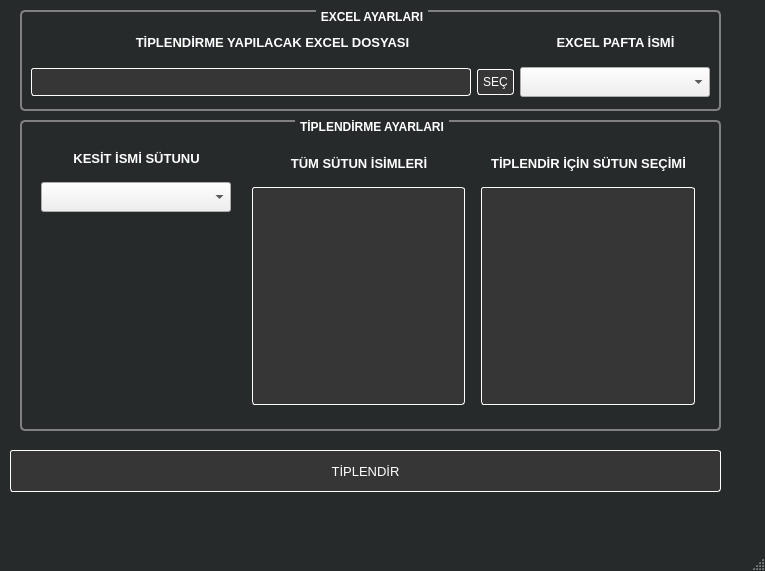
<?xml version="1.0" encoding="UTF-8"?>
<ui version="4.0">
 <class>MainWindow</class>
 <widget class="QMainWindow" name="MainWindow">
  <property name="geometry">
   <rect>
    <x>0</x>
    <y>0</y>
    <width>765</width>
    <height>571</height>
   </rect>
  </property>
  <property name="palette">
   <palette>
    <active>
     <colorrole role="WindowText">
      <brush brushstyle="SolidPattern">
       <color alpha="255">
        <red>255</red>
        <green>255</green>
        <blue>255</blue>
       </color>
      </brush>
     </colorrole>
     <colorrole role="Button">
      <brush brushstyle="SolidPattern">
       <color alpha="255">
        <red>38</red>
        <green>42</green>
        <blue>43</blue>
       </color>
      </brush>
     </colorrole>
     <colorrole role="Light">
      <brush brushstyle="SolidPattern">
       <color alpha="255">
        <red>57</red>
        <green>63</green>
        <blue>64</blue>
       </color>
      </brush>
     </colorrole>
     <colorrole role="Midlight">
      <brush brushstyle="SolidPattern">
       <color alpha="255">
        <red>47</red>
        <green>52</green>
        <blue>53</blue>
       </color>
      </brush>
     </colorrole>
     <colorrole role="Dark">
      <brush brushstyle="SolidPattern">
       <color alpha="255">
        <red>19</red>
        <green>21</green>
        <blue>21</blue>
       </color>
      </brush>
     </colorrole>
     <colorrole role="Mid">
      <brush brushstyle="SolidPattern">
       <color alpha="255">
        <red>25</red>
        <green>28</green>
        <blue>28</blue>
       </color>
      </brush>
     </colorrole>
     <colorrole role="Text">
      <brush brushstyle="SolidPattern">
       <color alpha="255">
        <red>255</red>
        <green>255</green>
        <blue>255</blue>
       </color>
      </brush>
     </colorrole>
     <colorrole role="BrightText">
      <brush brushstyle="SolidPattern">
       <color alpha="255">
        <red>255</red>
        <green>255</green>
        <blue>255</blue>
       </color>
      </brush>
     </colorrole>
     <colorrole role="ButtonText">
      <brush brushstyle="SolidPattern">
       <color alpha="255">
        <red>255</red>
        <green>255</green>
        <blue>255</blue>
       </color>
      </brush>
     </colorrole>
     <colorrole role="Base">
      <brush brushstyle="SolidPattern">
       <color alpha="255">
        <red>0</red>
        <green>0</green>
        <blue>0</blue>
       </color>
      </brush>
     </colorrole>
     <colorrole role="Window">
      <brush brushstyle="SolidPattern">
       <color alpha="255">
        <red>38</red>
        <green>42</green>
        <blue>43</blue>
       </color>
      </brush>
     </colorrole>
     <colorrole role="Shadow">
      <brush brushstyle="SolidPattern">
       <color alpha="255">
        <red>0</red>
        <green>0</green>
        <blue>0</blue>
       </color>
      </brush>
     </colorrole>
     <colorrole role="AlternateBase">
      <brush brushstyle="SolidPattern">
       <color alpha="255">
        <red>19</red>
        <green>21</green>
        <blue>21</blue>
       </color>
      </brush>
     </colorrole>
     <colorrole role="ToolTipBase">
      <brush brushstyle="SolidPattern">
       <color alpha="255">
        <red>255</red>
        <green>255</green>
        <blue>220</blue>
       </color>
      </brush>
     </colorrole>
     <colorrole role="ToolTipText">
      <brush brushstyle="SolidPattern">
       <color alpha="255">
        <red>0</red>
        <green>0</green>
        <blue>0</blue>
       </color>
      </brush>
     </colorrole>
    </active>
    <inactive>
     <colorrole role="WindowText">
      <brush brushstyle="SolidPattern">
       <color alpha="255">
        <red>255</red>
        <green>255</green>
        <blue>255</blue>
       </color>
      </brush>
     </colorrole>
     <colorrole role="Button">
      <brush brushstyle="SolidPattern">
       <color alpha="255">
        <red>38</red>
        <green>42</green>
        <blue>43</blue>
       </color>
      </brush>
     </colorrole>
     <colorrole role="Light">
      <brush brushstyle="SolidPattern">
       <color alpha="255">
        <red>57</red>
        <green>63</green>
        <blue>64</blue>
       </color>
      </brush>
     </colorrole>
     <colorrole role="Midlight">
      <brush brushstyle="SolidPattern">
       <color alpha="255">
        <red>47</red>
        <green>52</green>
        <blue>53</blue>
       </color>
      </brush>
     </colorrole>
     <colorrole role="Dark">
      <brush brushstyle="SolidPattern">
       <color alpha="255">
        <red>19</red>
        <green>21</green>
        <blue>21</blue>
       </color>
      </brush>
     </colorrole>
     <colorrole role="Mid">
      <brush brushstyle="SolidPattern">
       <color alpha="255">
        <red>25</red>
        <green>28</green>
        <blue>28</blue>
       </color>
      </brush>
     </colorrole>
     <colorrole role="Text">
      <brush brushstyle="SolidPattern">
       <color alpha="255">
        <red>255</red>
        <green>255</green>
        <blue>255</blue>
       </color>
      </brush>
     </colorrole>
     <colorrole role="BrightText">
      <brush brushstyle="SolidPattern">
       <color alpha="255">
        <red>255</red>
        <green>255</green>
        <blue>255</blue>
       </color>
      </brush>
     </colorrole>
     <colorrole role="ButtonText">
      <brush brushstyle="SolidPattern">
       <color alpha="255">
        <red>255</red>
        <green>255</green>
        <blue>255</blue>
       </color>
      </brush>
     </colorrole>
     <colorrole role="Base">
      <brush brushstyle="SolidPattern">
       <color alpha="255">
        <red>0</red>
        <green>0</green>
        <blue>0</blue>
       </color>
      </brush>
     </colorrole>
     <colorrole role="Window">
      <brush brushstyle="SolidPattern">
       <color alpha="255">
        <red>38</red>
        <green>42</green>
        <blue>43</blue>
       </color>
      </brush>
     </colorrole>
     <colorrole role="Shadow">
      <brush brushstyle="SolidPattern">
       <color alpha="255">
        <red>0</red>
        <green>0</green>
        <blue>0</blue>
       </color>
      </brush>
     </colorrole>
     <colorrole role="AlternateBase">
      <brush brushstyle="SolidPattern">
       <color alpha="255">
        <red>19</red>
        <green>21</green>
        <blue>21</blue>
       </color>
      </brush>
     </colorrole>
     <colorrole role="ToolTipBase">
      <brush brushstyle="SolidPattern">
       <color alpha="255">
        <red>255</red>
        <green>255</green>
        <blue>220</blue>
       </color>
      </brush>
     </colorrole>
     <colorrole role="ToolTipText">
      <brush brushstyle="SolidPattern">
       <color alpha="255">
        <red>0</red>
        <green>0</green>
        <blue>0</blue>
       </color>
      </brush>
     </colorrole>
    </inactive>
    <disabled>
     <colorrole role="WindowText">
      <brush brushstyle="SolidPattern">
       <color alpha="255">
        <red>19</red>
        <green>21</green>
        <blue>21</blue>
       </color>
      </brush>
     </colorrole>
     <colorrole role="Button">
      <brush brushstyle="SolidPattern">
       <color alpha="255">
        <red>38</red>
        <green>42</green>
        <blue>43</blue>
       </color>
      </brush>
     </colorrole>
     <colorrole role="Light">
      <brush brushstyle="SolidPattern">
       <color alpha="255">
        <red>57</red>
        <green>63</green>
        <blue>64</blue>
       </color>
      </brush>
     </colorrole>
     <colorrole role="Midlight">
      <brush brushstyle="SolidPattern">
       <color alpha="255">
        <red>47</red>
        <green>52</green>
        <blue>53</blue>
       </color>
      </brush>
     </colorrole>
     <colorrole role="Dark">
      <brush brushstyle="SolidPattern">
       <color alpha="255">
        <red>19</red>
        <green>21</green>
        <blue>21</blue>
       </color>
      </brush>
     </colorrole>
     <colorrole role="Mid">
      <brush brushstyle="SolidPattern">
       <color alpha="255">
        <red>25</red>
        <green>28</green>
        <blue>28</blue>
       </color>
      </brush>
     </colorrole>
     <colorrole role="Text">
      <brush brushstyle="SolidPattern">
       <color alpha="255">
        <red>19</red>
        <green>21</green>
        <blue>21</blue>
       </color>
      </brush>
     </colorrole>
     <colorrole role="BrightText">
      <brush brushstyle="SolidPattern">
       <color alpha="255">
        <red>255</red>
        <green>255</green>
        <blue>255</blue>
       </color>
      </brush>
     </colorrole>
     <colorrole role="ButtonText">
      <brush brushstyle="SolidPattern">
       <color alpha="255">
        <red>19</red>
        <green>21</green>
        <blue>21</blue>
       </color>
      </brush>
     </colorrole>
     <colorrole role="Base">
      <brush brushstyle="SolidPattern">
       <color alpha="255">
        <red>38</red>
        <green>42</green>
        <blue>43</blue>
       </color>
      </brush>
     </colorrole>
     <colorrole role="Window">
      <brush brushstyle="SolidPattern">
       <color alpha="255">
        <red>38</red>
        <green>42</green>
        <blue>43</blue>
       </color>
      </brush>
     </colorrole>
     <colorrole role="Shadow">
      <brush brushstyle="SolidPattern">
       <color alpha="255">
        <red>0</red>
        <green>0</green>
        <blue>0</blue>
       </color>
      </brush>
     </colorrole>
     <colorrole role="AlternateBase">
      <brush brushstyle="SolidPattern">
       <color alpha="255">
        <red>38</red>
        <green>42</green>
        <blue>43</blue>
       </color>
      </brush>
     </colorrole>
     <colorrole role="ToolTipBase">
      <brush brushstyle="SolidPattern">
       <color alpha="255">
        <red>255</red>
        <green>255</green>
        <blue>220</blue>
       </color>
      </brush>
     </colorrole>
     <colorrole role="ToolTipText">
      <brush brushstyle="SolidPattern">
       <color alpha="255">
        <red>0</red>
        <green>0</green>
        <blue>0</blue>
       </color>
      </brush>
     </colorrole>
    </disabled>
   </palette>
  </property>
  <property name="windowTitle">
   <string>MainWindow</string>
  </property>
  <widget class="QWidget" name="centralwidget">
   <widget class="QGroupBox" name="groupBox_10">
    <property name="geometry">
     <rect>
      <x>20</x>
      <y>120</y>
      <width>701</width>
      <height>311</height>
     </rect>
    </property>
    <property name="font">
     <font>
      <weight>75</weight>
      <bold>true</bold>
     </font>
    </property>
    <property name="styleSheet">
     <string notr="true"> QGroupBox {
     
     border: 2px solid gray;
     border-radius: 5px;
     margin-top: 1ex; /* leave space at the top for the title */
 }

 QGroupBox::title {
     subcontrol-origin: margin;
     subcontrol-position: top center; /* position at the top center */
     padding: 0 3px;
	color:white;
 }</string>
    </property>
    <property name="title">
     <string>TİPLENDİRME AYARLARI</string>
    </property>
    <property name="alignment">
     <set>Qt::AlignLeading|Qt::AlignLeft|Qt::AlignTop</set>
    </property>
    <property name="flat">
     <bool>false</bool>
    </property>
    <property name="checkable">
     <bool>false</bool>
    </property>
    <layout class="QGridLayout" name="gridLayout_7">
     <item row="0" column="0">
      <layout class="QGridLayout" name="gridLayout_2">
       <property name="leftMargin">
        <number>5</number>
       </property>
       <property name="topMargin">
        <number>5</number>
       </property>
       <property name="rightMargin">
        <number>5</number>
       </property>
       <property name="bottomMargin">
        <number>5</number>
       </property>
       <item row="0" column="0">
        <layout class="QVBoxLayout" name="verticalLayout">
         <property name="leftMargin">
          <number>5</number>
         </property>
         <property name="topMargin">
          <number>5</number>
         </property>
         <property name="rightMargin">
          <number>5</number>
         </property>
         <property name="bottomMargin">
          <number>5</number>
         </property>
         <item>
          <widget class="QLabel" name="label_combinations_5">
           <property name="sizePolicy">
            <sizepolicy hsizetype="Minimum" vsizetype="Maximum">
             <horstretch>0</horstretch>
             <verstretch>0</verstretch>
            </sizepolicy>
           </property>
           <property name="minimumSize">
            <size>
             <width>120</width>
             <height>30</height>
            </size>
           </property>
           <property name="maximumSize">
            <size>
             <width>16777215</width>
             <height>40</height>
            </size>
           </property>
           <property name="font">
            <font>
             <pointsize>10</pointsize>
             <weight>75</weight>
             <bold>true</bold>
            </font>
           </property>
           <property name="styleSheet">
            <string notr="true">QLabel{
	 padding:8px;
padding-top:10px;
padding-bottom:10px;
	color:white;
	border-left:0.5px solid;
	border-color:white;

}</string>
           </property>
           <property name="text">
            <string>KESİT İSMİ SÜTUNU</string>
           </property>
           <property name="alignment">
            <set>Qt::AlignCenter</set>
           </property>
          </widget>
         </item>
         <item>
          <widget class="QComboBox" name="comboBox_section_name">
           <property name="sizePolicy">
            <sizepolicy hsizetype="Maximum" vsizetype="Maximum">
             <horstretch>0</horstretch>
             <verstretch>0</verstretch>
            </sizepolicy>
           </property>
           <property name="minimumSize">
            <size>
             <width>0</width>
             <height>30</height>
            </size>
           </property>
           <property name="maximumSize">
            <size>
             <width>10100</width>
             <height>16777215</height>
            </size>
           </property>
           <property name="baseSize">
            <size>
             <width>0</width>
             <height>40</height>
            </size>
           </property>
           <property name="font">
            <font>
             <pointsize>10</pointsize>
             <weight>75</weight>
             <bold>true</bold>
            </font>
           </property>
           <property name="styleSheet">
            <string notr="true"/>
           </property>
           <property name="currentIndex">
            <number>-1</number>
           </property>
           <property name="placeholderText" stdset="0">
            <string>Düşey yük kombinasyonu</string>
           </property>
          </widget>
         </item>
         <item>
          <spacer name="verticalSpacer">
           <property name="orientation">
            <enum>Qt::Vertical</enum>
           </property>
           <property name="sizeHint" stdset="0">
            <size>
             <width>20</width>
             <height>40</height>
            </size>
           </property>
          </spacer>
         </item>
        </layout>
       </item>
       <item row="0" column="1">
        <layout class="QHBoxLayout" name="horizontalLayout_2">
         <property name="leftMargin">
          <number>5</number>
         </property>
         <property name="topMargin">
          <number>5</number>
         </property>
         <property name="rightMargin">
          <number>5</number>
         </property>
         <property name="bottomMargin">
          <number>5</number>
         </property>
         <item>
          <layout class="QVBoxLayout" name="verticalLayout_3">
           <property name="leftMargin">
            <number>5</number>
           </property>
           <property name="topMargin">
            <number>5</number>
           </property>
           <property name="rightMargin">
            <number>5</number>
           </property>
           <property name="bottomMargin">
            <number>5</number>
           </property>
           <item>
            <widget class="QLabel" name="label_combinations_8">
             <property name="sizePolicy">
              <sizepolicy hsizetype="Minimum" vsizetype="Maximum">
               <horstretch>0</horstretch>
               <verstretch>0</verstretch>
              </sizepolicy>
             </property>
             <property name="minimumSize">
              <size>
               <width>120</width>
               <height>30</height>
              </size>
             </property>
             <property name="maximumSize">
              <size>
               <width>16777215</width>
               <height>40</height>
              </size>
             </property>
             <property name="font">
              <font>
               <pointsize>10</pointsize>
               <weight>75</weight>
               <bold>true</bold>
              </font>
             </property>
             <property name="styleSheet">
              <string notr="true">QLabel{
	 padding:8px;
padding-top:10px;
padding-bottom:10px;
	color:white;
	border-left:0.5px solid;
	border-color:white;

}</string>
             </property>
             <property name="text">
              <string>TÜM SÜTUN İSİMLERİ</string>
             </property>
             <property name="alignment">
              <set>Qt::AlignCenter</set>
             </property>
            </widget>
           </item>
           <item>
            <widget class="QListWidget" name="listWidget_all_columns">
             <property name="styleSheet">
              <string notr="true">
border-width:0.5px;
border-radius:2.5px;
background-color: rgb(54, 54, 54);
color:white;
padding:5px;
	color:white;
	border:0.5px solid;
	border-color:white; 
 </string>
             </property>
             <property name="dragDropMode">
              <enum>QAbstractItemView::DragDrop</enum>
             </property>
             <property name="defaultDropAction">
              <enum>Qt::MoveAction</enum>
             </property>
             <property name="alternatingRowColors">
              <bool>false</bool>
             </property>
             <property name="selectionMode">
              <enum>QAbstractItemView::ContiguousSelection</enum>
             </property>
             <property name="selectionBehavior">
              <enum>QAbstractItemView::SelectRows</enum>
             </property>
             <property name="verticalScrollMode">
              <enum>QAbstractItemView::ScrollPerPixel</enum>
             </property>
            </widget>
           </item>
          </layout>
         </item>
         <item>
          <layout class="QVBoxLayout" name="verticalLayout_2">
           <property name="leftMargin">
            <number>5</number>
           </property>
           <property name="topMargin">
            <number>5</number>
           </property>
           <property name="rightMargin">
            <number>5</number>
           </property>
           <property name="bottomMargin">
            <number>5</number>
           </property>
           <item>
            <widget class="QLabel" name="label_combinations_7">
             <property name="sizePolicy">
              <sizepolicy hsizetype="Minimum" vsizetype="Maximum">
               <horstretch>0</horstretch>
               <verstretch>0</verstretch>
              </sizepolicy>
             </property>
             <property name="minimumSize">
              <size>
               <width>120</width>
               <height>30</height>
              </size>
             </property>
             <property name="maximumSize">
              <size>
               <width>16777215</width>
               <height>40</height>
              </size>
             </property>
             <property name="font">
              <font>
               <pointsize>10</pointsize>
               <weight>75</weight>
               <bold>true</bold>
              </font>
             </property>
             <property name="styleSheet">
              <string notr="true">QLabel{
	 padding:8px;
padding-top:10px;
padding-bottom:10px;
	color:white;
	border-left:0.5px solid;
	border-color:white;

}</string>
             </property>
             <property name="text">
              <string>TİPLENDİR İÇİN SÜTUN SEÇİMİ</string>
             </property>
             <property name="alignment">
              <set>Qt::AlignCenter</set>
             </property>
            </widget>
           </item>
           <item>
            <widget class="QListWidget" name="listWidget_selectted_columns_for_typing">
             <property name="styleSheet">
              <string notr="true">
border-width:0.5px;
border-radius:2.5px;
background-color: rgb(54, 54, 54);
color:white;
padding:5px;
	color:white;
	border:0.5px solid;
	border-color:white; 
 </string>
             </property>
             <property name="dragDropMode">
              <enum>QAbstractItemView::DragDrop</enum>
             </property>
             <property name="defaultDropAction">
              <enum>Qt::MoveAction</enum>
             </property>
             <property name="alternatingRowColors">
              <bool>false</bool>
             </property>
             <property name="selectionMode">
              <enum>QAbstractItemView::ContiguousSelection</enum>
             </property>
             <property name="selectionBehavior">
              <enum>QAbstractItemView::SelectRows</enum>
             </property>
             <property name="verticalScrollMode">
              <enum>QAbstractItemView::ScrollPerPixel</enum>
             </property>
            </widget>
           </item>
          </layout>
         </item>
        </layout>
       </item>
      </layout>
     </item>
    </layout>
   </widget>
   <widget class="QPushButton" name="pushButton_make_typing">
    <property name="enabled">
     <bool>true</bool>
    </property>
    <property name="geometry">
     <rect>
      <x>10</x>
      <y>450</y>
      <width>711</width>
      <height>42</height>
     </rect>
    </property>
    <property name="sizePolicy">
     <sizepolicy hsizetype="Minimum" vsizetype="Maximum">
      <horstretch>0</horstretch>
      <verstretch>0</verstretch>
     </sizepolicy>
    </property>
    <property name="minimumSize">
     <size>
      <width>0</width>
      <height>0</height>
     </size>
    </property>
    <property name="maximumSize">
     <size>
      <width>16777215</width>
      <height>16777215</height>
     </size>
    </property>
    <property name="font">
     <font>
      <pointsize>10</pointsize>
      <weight>50</weight>
      <bold>false</bold>
     </font>
    </property>
    <property name="styleSheet">
     <string notr="true">QPushButton{
border-width:0.5px;
border-radius:2.5px;
background-color: rgb(54, 54, 54);
color:white;
padding:5px;
	color:white;
	border:0.5px solid;
	border-color:white; 

}
QPushButton:hover{
	
	background-color: qradialgradient(spread:pad, cx:0.494, cy:0.517, radius:2, fx:0.5, fy:0.528, stop:0 rgba(39, 43, 44, 255), stop:1 rgba(0, 209, 166, 255));
margin-left:10px;
border-width:0px;
border-style: outset;
}

QPushButton:pressed{
	color: white;
	size: 20;
margin-left:10px;
border-width:0.5px;
border-style: outset;
}</string>
    </property>
    <property name="text">
     <string>TİPLENDİR</string>
    </property>
    <property name="icon">
     <iconset resource="../ETEX/Media/icons.qrc">
      <normaloff>:/icons/frequency.png</normaloff>:/icons/frequency.png</iconset>
    </property>
    <property name="iconSize">
     <size>
      <width>30</width>
      <height>30</height>
     </size>
    </property>
   </widget>
   <widget class="QGroupBox" name="groupBox_11">
    <property name="geometry">
     <rect>
      <x>20</x>
      <y>10</y>
      <width>701</width>
      <height>101</height>
     </rect>
    </property>
    <property name="font">
     <font>
      <weight>75</weight>
      <bold>true</bold>
     </font>
    </property>
    <property name="styleSheet">
     <string notr="true"> QGroupBox {
     
     border: 2px solid gray;
     border-radius: 5px;
     margin-top: 1ex; /* leave space at the top for the title */
 }

 QGroupBox::title {
     subcontrol-origin: margin;
     subcontrol-position: top center; /* position at the top center */
     padding: 0 3px;
	color:white;
 }</string>
    </property>
    <property name="title">
     <string>EXCEL AYARLARI</string>
    </property>
    <property name="alignment">
     <set>Qt::AlignLeading|Qt::AlignLeft|Qt::AlignTop</set>
    </property>
    <property name="flat">
     <bool>false</bool>
    </property>
    <property name="checkable">
     <bool>false</bool>
    </property>
    <layout class="QGridLayout" name="gridLayout_8">
     <item row="0" column="0">
      <layout class="QGridLayout" name="gridLayout">
       <item row="0" column="0">
        <widget class="QLabel" name="label_63">
         <property name="font">
          <font>
           <pointsize>10</pointsize>
           <weight>75</weight>
           <bold>true</bold>
          </font>
         </property>
         <property name="toolTip">
          <string>&lt;html&gt;&lt;head/&gt;&lt;body&gt;&lt;p&gt;&lt;span style=&quot; color:#555555;&quot;&gt;Kesme Çatlama Dayanımı | Vcr(tonf)=0,65*fctd*bw*d*(1+ γ*Nd/Ac)&lt;/span&gt;&lt;/p&gt;&lt;/body&gt;&lt;/html&gt;</string>
         </property>
         <property name="toolTipDuration">
          <number>-1</number>
         </property>
         <property name="styleSheet">
          <string notr="true">color:rgb(255, 255, 255);</string>
         </property>
         <property name="text">
          <string>TİPLENDİRME YAPILACAK EXCEL DOSYASI</string>
         </property>
         <property name="scaledContents">
          <bool>true</bool>
         </property>
         <property name="alignment">
          <set>Qt::AlignCenter</set>
         </property>
        </widget>
       </item>
       <item row="0" column="1">
        <widget class="QLabel" name="label_combinations_6">
         <property name="sizePolicy">
          <sizepolicy hsizetype="Minimum" vsizetype="Maximum">
           <horstretch>0</horstretch>
           <verstretch>0</verstretch>
          </sizepolicy>
         </property>
         <property name="minimumSize">
          <size>
           <width>120</width>
           <height>30</height>
          </size>
         </property>
         <property name="maximumSize">
          <size>
           <width>16777215</width>
           <height>40</height>
          </size>
         </property>
         <property name="font">
          <font>
           <pointsize>10</pointsize>
           <weight>75</weight>
           <bold>true</bold>
          </font>
         </property>
         <property name="styleSheet">
          <string notr="true">QLabel{
	 padding:8px;
padding-top:10px;
padding-bottom:10px;
	color:white;
	border-left:0.5px solid;
	border-color:white;

}</string>
         </property>
         <property name="text">
          <string>EXCEL PAFTA İSMİ</string>
         </property>
         <property name="alignment">
          <set>Qt::AlignCenter</set>
         </property>
        </widget>
       </item>
       <item row="1" column="0">
        <layout class="QHBoxLayout" name="horizontalLayout">
         <item>
          <widget class="QLineEdit" name="lineEdit_path">
           <property name="styleSheet">
            <string notr="true">font: 75 10pt &quot;MS Shell Dlg 2&quot;;
border: 2px solid rgba(39, 43, 44, 255);

border-width:0.5px;
border-radius:2.5px;
background-color: rgb(54, 54, 54);
color:white;
padding:5px;
	color:white;
	border:0.5px solid;
	border-color:white; 
 </string>
           </property>
          </widget>
         </item>
         <item>
          <widget class="QPushButton" name="pushButton_select_path">
           <property name="styleSheet">
            <string notr="true">QPushButton{
border-width:0.5px;
border-radius:2.5px;
background-color: rgb(54, 54, 54);
color:white;
padding:5px;
	color:white;
	border:0.5px solid;
	border-color:white; 

}
QPushButton:hover{
	
	background-color: qradialgradient(spread:pad, cx:0.494, cy:0.517, radius:2, fx:0.5, fy:0.528, stop:0 rgba(39, 43, 44, 255), stop:1 rgba(0, 209, 166, 255));
margin-left:1px;
border-width:0px;
border-style: outset;
}

QPushButton:pressed{
	color: white;
	size: 20;
margin-left:10px;
border-width:0.5px;
border-style: outset;
}</string>
           </property>
           <property name="text">
            <string>SEÇ</string>
           </property>
          </widget>
         </item>
        </layout>
       </item>
       <item row="1" column="1">
        <widget class="QComboBox" name="comboBox_sheet_name_excel">
         <property name="sizePolicy">
          <sizepolicy hsizetype="Maximum" vsizetype="Maximum">
           <horstretch>0</horstretch>
           <verstretch>0</verstretch>
          </sizepolicy>
         </property>
         <property name="minimumSize">
          <size>
           <width>0</width>
           <height>30</height>
          </size>
         </property>
         <property name="maximumSize">
          <size>
           <width>10100</width>
           <height>16777215</height>
          </size>
         </property>
         <property name="baseSize">
          <size>
           <width>0</width>
           <height>40</height>
          </size>
         </property>
         <property name="font">
          <font>
           <pointsize>10</pointsize>
           <weight>75</weight>
           <bold>true</bold>
          </font>
         </property>
         <property name="styleSheet">
          <string notr="true"/>
         </property>
         <property name="currentIndex">
          <number>-1</number>
         </property>
         <property name="placeholderText" stdset="0">
          <string>Düşey yük kombinasyonu</string>
         </property>
        </widget>
       </item>
      </layout>
     </item>
    </layout>
   </widget>
  </widget>
  <widget class="QMenuBar" name="menubar">
   <property name="geometry">
    <rect>
     <x>0</x>
     <y>0</y>
     <width>765</width>
     <height>21</height>
    </rect>
   </property>
  </widget>
  <widget class="QStatusBar" name="statusbar"/>
 </widget>
 <resources>
  <include location="../ETEX/Media/icons.qrc"/>
 </resources>
 <connections/>
</ui>
